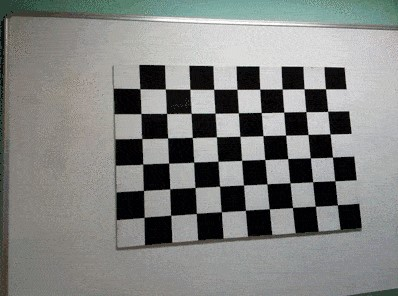
#> input picture CV/Weeek7/resources/chessboard2.jpg, 398 x 296 px, given in place of flower.jpg, which was not available
$ python main.py
#> lines starting #> are read from the running program, lines starting #| are printed output that depends on the picture; pictures that were not available may be replaced by others from this repository, and a replacement may not be noted
import cv2
import numpy as np

'''
#Reading an image
# The function cv2.imread() is used to read an image.
img= cv2.imread('flower.jpg', 1)
img_color = cv2.imread('flower.jpg',cv2.IMREAD_COLOR)
img_grayscale = cv2.imread('flower.jpg',0)
img_unchanged = cv2.imread('flower.jpg',cv2.IMREAD_UNCHANGED)


# The function cv2.imshow() is used to display an image in a window.
cv2.imshow('graycsale image', img_grayscale)
cv2.imshow('Original image', img)
cv2.imshow("Unchanged",img_unchanged)
# waitKey() waits for a key press to close the window and 0 specifies indefinite loop
cv2.waitKey(0)

# cv2.destroyAllWindows() simply destroys all the windows we created.
cv2.destroyAllWindows()

# The function cv2.imwrite() is used to write an image.
cv2.imwrite('grayscale.jpg', img_grayscale)


#-------------------------------------------------------------------

#Reading a Video #


import numpy as np
import cv2
vid_capture = cv2.VideoCapture(0)
frame_width = int(vid_capture.get(3))
frame_height = int(vid_capture.get(4))
frame_size = (frame_width,frame_height)
output = cv2.VideoWriter('output_video.avi', cv2.VideoWriter_fourcc(*'XVID'), 20, frame_size)

if (vid_capture.isOpened() == False):
    print("Error opening the video file")
# Read fps and frame count
else:
    fps = vid_capture.get(5)
    print('Frames per second : ', fps, 'FPS')
    frame_count = vid_capture.get(7)
    print('Frame count : ', frame_count)

while (vid_capture.isOpened()):
    ret, frame = vid_capture.read()
    if ret == True:
        gray = cv2.cvtColor(frame, cv2.COLOR_BGR2GRAY)
        output.write(gray)
        cv2.imshow('Frame', gray)
        key = cv2.waitKey(20)

        if key == ord('q'):
            break
    else:
        break

vid_capture.release()
output.release()
cv2.destroyAllWindows()


#-------------------------------------------------------------------
'''
import numpy as np
import cv2
img= cv2.imread('flower.jpg', 1)
#> img is the input picture: shape (296, 398, 3); mean B, G, R 128.5, 130.7, 129
print(img.shape)
#| (296, 398, 3)
pix = img[100,100]
#> pix = [161, 166, 167]
print(pix)
#| [161 166 167]

#Resizing
down_width = 500
down_height = 400
down_points = (down_width, down_height)
resized = cv2.resize(img,down_points,interpolation = cv2.INTER_LINEAR)
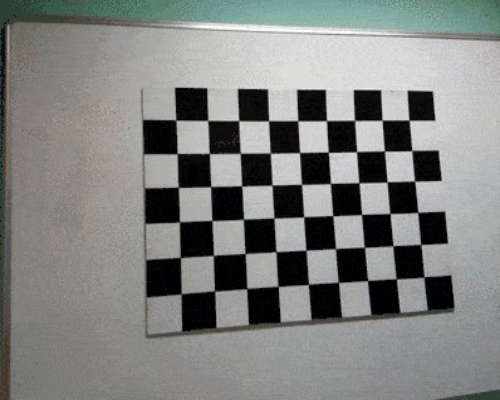
#> resized: shape (400, 500, 3); mean B, G, R 128.4, 130.6, 128.9
down_width = 300
down_height = 200
down_points = (down_width, down_height)
resized_down = cv2.resize(img, down_points, interpolation= cv2.INTER_LINEAR)
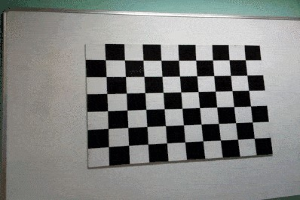
#> resized_down: shape (200, 300, 3); mean B, G, R 128.5, 130.6, 129
#cv2.imshow("Bigger",resized)
#cv2.imshow("Smaller",resized_down)


#Image Cropping
cropped = img[100:400,300:400]
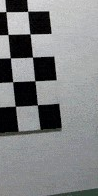
#> cropped: shape (196, 98, 3); mean B, G, R 130.7, 129.3, 127.8
#cv2.imshow("Cropped",cropped)


#Rotation of an Image
height, width = img.shape[:2]
#> height = 296; width = 398
center = (width/2, height/2)
#> center = (199, 148)
rotate_matrix = cv2.getRotationMatrix2D(center=center,angle=45,scale=1)
rotated = cv2.warpAffine(src=img,M=rotate_matrix,dsize=(width,height))
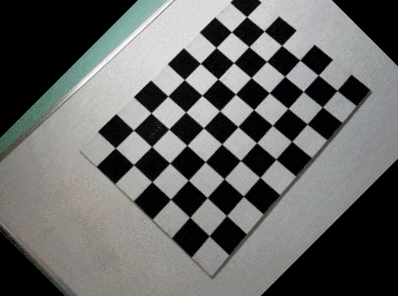
#> rotated: shape (296, 398, 3); mean B, G, R 101.3, 102.6, 101.9
#cv2.imshow('Rotated image', rotated)


#Splitting into BGR
b,g,r = cv2.split(img)
# cv2.imshow('Blue', b)
# cv2.imshow('Green', g)
# cv2.imshow('Red', r)

zeros = np.zeros(img.shape[:2], dtype="uint8")
red = cv2.merge([zeros,zeros, r])
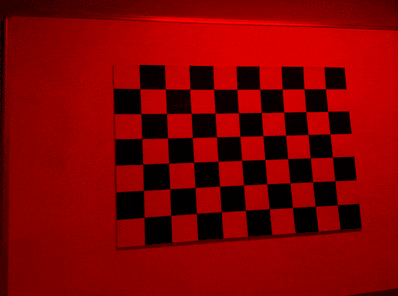
#> red: shape (296, 398, 3); mean of channels 0, 1, 2 0, 0, 129; drawn as B, G, R
blue = cv2.merge([b,zeros,zeros])
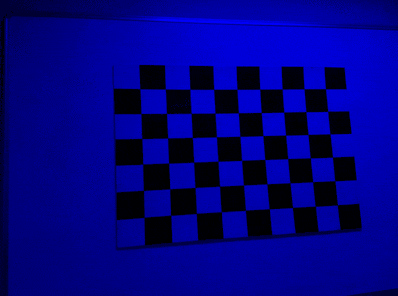
#> blue: shape (296, 398, 3); mean of channels 0, 1, 2 128.5, 0, 0; drawn as B, G, R
green = cv2.merge([zeros, g, zeros])
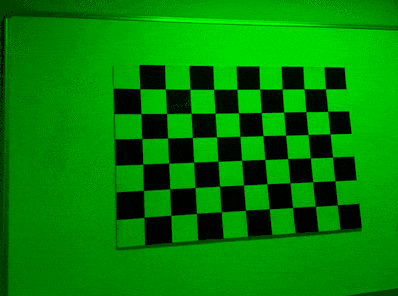
#> green: shape (296, 398, 3); mean of channels 0, 1, 2 0, 130.7, 0; drawn as B, G, R

# cv2.imshow("Merged Blue", blue)
# cv2.imshow("Merged Red", red)
# cv2.imshow("Merged Green", green)

cv2.waitKey(0)
cv2.destroyAllWindows()

rectangle = cv2.rectangle(img,(384,284),(510,128),(0,255,0),5)
cv2.imshow("Rectangle", rectangle)


cv2.waitKey(0)
cv2.destroyAllWindows()

$ run again, on CV/Weeek7/resources/chessboard3.jpg
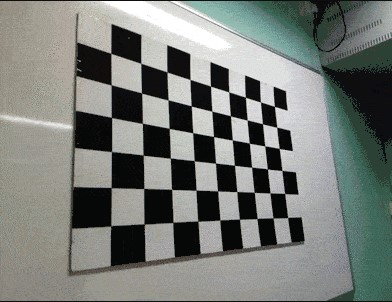
#> input picture CV/Weeek7/resources/chessboard3.jpg, 392 x 302 px, given in place of flower.jpg, which was not available
#> img is the input picture: shape (302, 392, 3); mean B, G, R 119.7, 124.1, 120
#| (302, 392, 3)
#> pix = [169, 176, 179]
#| [169 176 179]
#> `blue = cv2.merge([b,zeros,zeros])`:
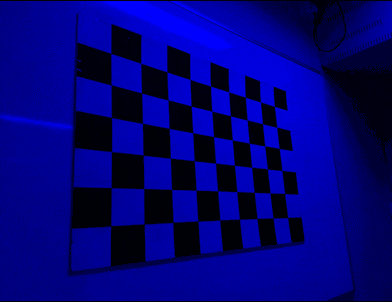
#> blue: shape (302, 392, 3); mean of channels 0, 1, 2 119.7, 0, 0; drawn as B, G, R
#> `green = cv2.merge([zeros, g, zeros])`:
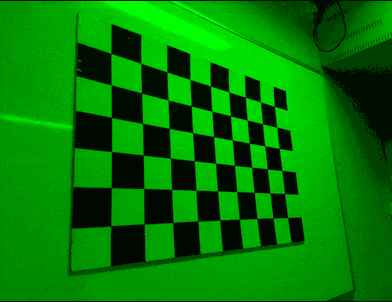
#> green: shape (302, 392, 3); mean of channels 0, 1, 2 0, 124.1, 0; drawn as B, G, R
